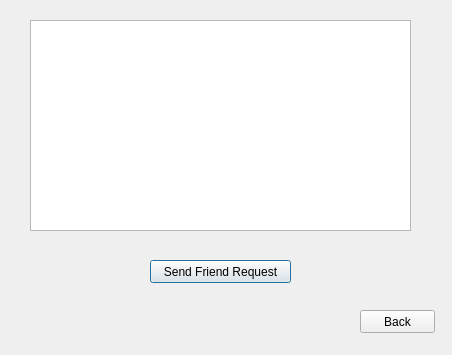
<?xml version="1.0" encoding="UTF-8"?>
<ui version="4.0">
 <class>peopleYouMayKnow_dialog</class>
 <widget class="QDialog" name="peopleYouMayKnow_dialog">
  <property name="geometry">
   <rect>
    <x>0</x>
    <y>0</y>
    <width>452</width>
    <height>355</height>
   </rect>
  </property>
  <property name="windowTitle">
   <string>Dialog</string>
  </property>
  <widget class="QListWidget" name="listWidget">
   <property name="geometry">
    <rect>
     <x>30</x>
     <y>20</y>
     <width>381</width>
     <height>211</height>
    </rect>
   </property>
  </widget>
  <widget class="QPushButton" name="pushButton">
   <property name="geometry">
    <rect>
     <x>150</x>
     <y>260</y>
     <width>141</width>
     <height>23</height>
    </rect>
   </property>
   <property name="text">
    <string>Send Friend Request</string>
   </property>
  </widget>
  <widget class="QPushButton" name="back_button">
   <property name="geometry">
    <rect>
     <x>360</x>
     <y>310</y>
     <width>75</width>
     <height>23</height>
    </rect>
   </property>
   <property name="text">
    <string>Back</string>
   </property>
  </widget>
 </widget>
 <resources/>
 <connections>
  <connection>
   <sender>back_button</sender>
   <signal>clicked()</signal>
   <receiver>peopleYouMayKnow_dialog</receiver>
   <slot>close()</slot>
   <hints>
    <hint type="sourcelabel">
     <x>392</x>
     <y>327</y>
    </hint>
    <hint type="destinationlabel">
     <x>395</x>
     <y>350</y>
    </hint>
   </hints>
  </connection>
  <connection>
   <sender>pushButton</sender>
   <signal>clicked()</signal>
   <receiver>peopleYouMayKnow_dialog</receiver>
   <slot>close()</slot>
   <hints>
    <hint type="sourcelabel">
     <x>209</x>
     <y>276</y>
    </hint>
    <hint type="destinationlabel">
     <x>209</x>
     <y>336</y>
    </hint>
   </hints>
  </connection>
 </connections>
</ui>
